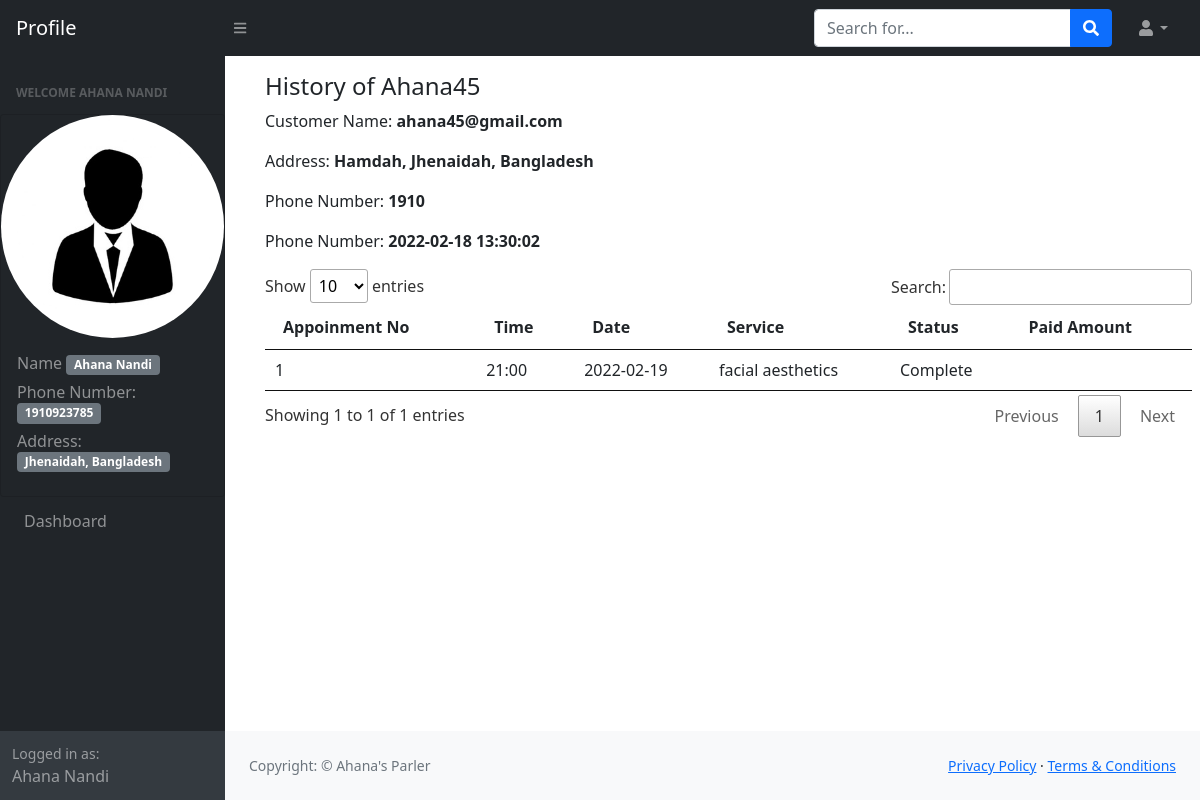
The app's page /_customer_history.php?customer_no=1 (signed in) with its own data.
### tables this page shows
CREATE TABLE `customers` (
  `cno` int(255) NOT NULL,
  `cname` varchar(50) NOT NULL,
  `cmail` varchar(50) NOT NULL,
  `cpassword` varchar(255) NOT NULL,
  `caddress` varchar(80) NOT NULL,
  `cphoneNumber` varchar(11) NOT NULL,
  `TimeStmp` timestamp NOT NULL DEFAULT current_timestamp()
);

CREATE TABLE `appoinments` (
  `apointment_no` int(255) NOT NULL,
  `cno` int(255) NOT NULL,
  `a_customer_name` varchar(50) NOT NULL,
  `a_customer_address` varchar(40) NOT NULL,
  `a_customer_email` varchar(50) NOT NULL,
  `a_customer_phn_no` varchar(11) NOT NULL,
  `a_customer_pre_time` varchar(80) NOT NULL,
  `a_customer_pre_date` varchar(30) NOT NULL,
  `a_customer_services` varchar(50) NOT NULL,
  `a_service_status` varchar(60) NOT NULL,
  `paid_amount` varchar(255) NOT NULL
);

### _customer_history.php (the view, shortened to what this page needs)
<!DOCTYPE html>
<html lang="en">
<head>
    <link href="dashboard/css/styles.css" rel="stylesheet" />
    <link rel="stylesheet" href="css/index.css">
    <link rel="stylesheet" href="datatables/css/jquery.dataTables.min.css">
</head>
<body>
<?php require('dashboard/_dashboard.php');
require('partials/_dbconnection.php');
?>
    <div id="layoutSidenav_content">
        <main>
            <div class="container-fluid px-4 my-3 mx-3">
                <div class="myTable">
                    <table id="mytable">
                        <thead>
                            <th scope="col">Appoinment No</th>
                            <th scope="col">Time</th>
                            <th scope="col">Date</th>
                            <th scope="col">Service</th>
                            <th scope="col">Status</th>
                            <th scope="col">Paid Amount</th>
                        </thead>
                        <tbody>
                            <?php
                            $cno = $_GET['customer_no'];
                            $sql1="SELECT * FROM customers WHERE cno='$cno'";
                            $result1=mysqli_query($con, $sql1);
                            $row1= mysqli_fetch_assoc($result1);
                        echo'<h4 id="edit_appoinments">History of '.$row1['cname'].' </h4>
                        <p><label for="">Customer Name:</label> <span><strong>'.$row1['cmail'].'</strong></span></p>
                        <p><label for="">Address:</label> <span><strong>'.$row1['caddress'].'</strong></span></p>
                        <p><label for="">Phone Number:</label> <span><strong>'.$row1['cphoneNumber'].'</strong></span></p>
                        <p><label for="">Phone Number:</label> <span><strong>'.$row1['TimeStmp'].'</strong></span></p>
                        ';
                        $sql2="SELECT * FROM appoinments WHERE cno='$cno'";
                        $result2=mysqli_query($con, $sql2);
                        $num2= mysqli_num_rows($result2);
                        if($num2>0){
                            $a_sl=1;
                            while($row2= mysqli_fetch_assoc($result2)){
                                echo'<tr>
                                <td>'.$a_sl.'</td>
                                <td>'.$row2['a_customer_pre_time'].'</td>
                                <td>'.$row2['a_customer_pre_date'].'</td>
                                <td>'.$row2['a_customer_services'].'</td>
                                <td>'.$row2['a_service_status'].'</td>
                                <td>'.$row2['paid_amount'].'</td>
                            </tr>';
                            $a_sl=$a_sl+1;
                        }
                    }
                        ?>
                        </tbody>
                    </table>
            </div>
        </main>
        <?php require('dashboard/_dashboard_footer.php');?>
    </div>
    </div>
</body>
</html>

### css/index.css (style rules this page uses)
.myTable { overflow: scroll; }

### records on screen
customers: cname "Ahana45", cmail "ahana45@gmail.com", caddress "Hamdah, Jhenaidah, Bangladesh", cphoneNumber "1910", TimeStmp "2022-02-18 13:30:02"
appoinments: a_customer_pre_time "21:00", a_customer_pre_date "2022-02-19", a_customer_services "facial aesthetics", a_service_status "Complete"

### other values on screen
$_SESSION['name'] "AHANA NANDI"
$_SESSION['name'] "Ahana Nandi"
$_SESSION['phn_number'] "1910923785"
$_SESSION['address'] "Jhenaidah, Bangladesh"
